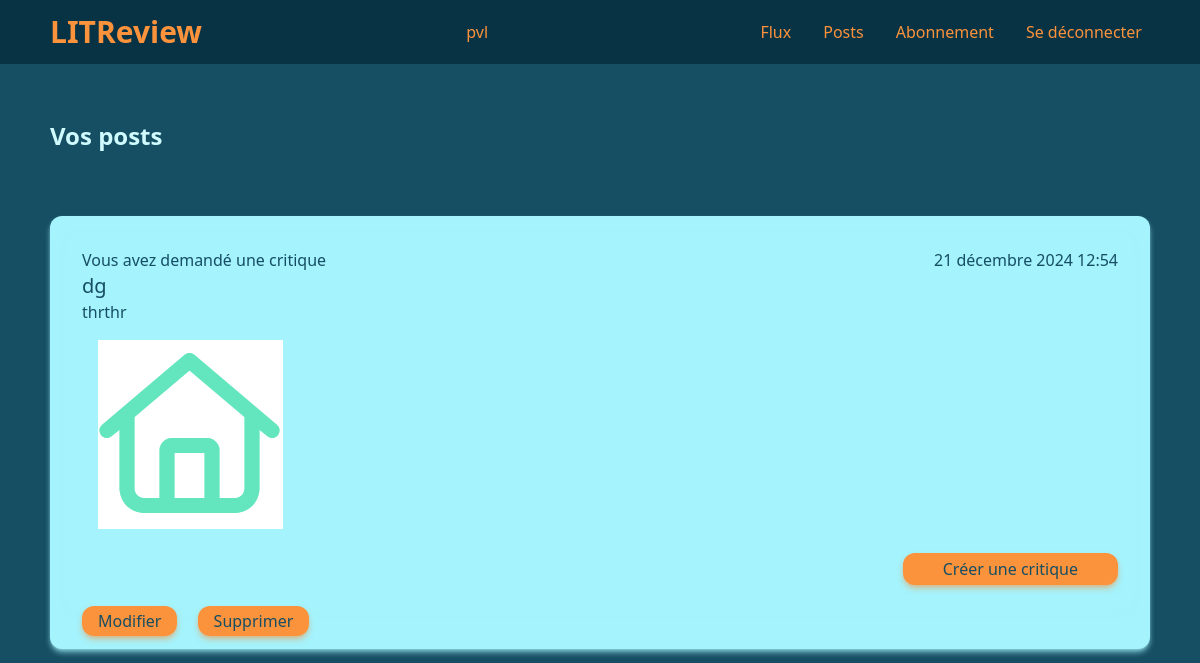
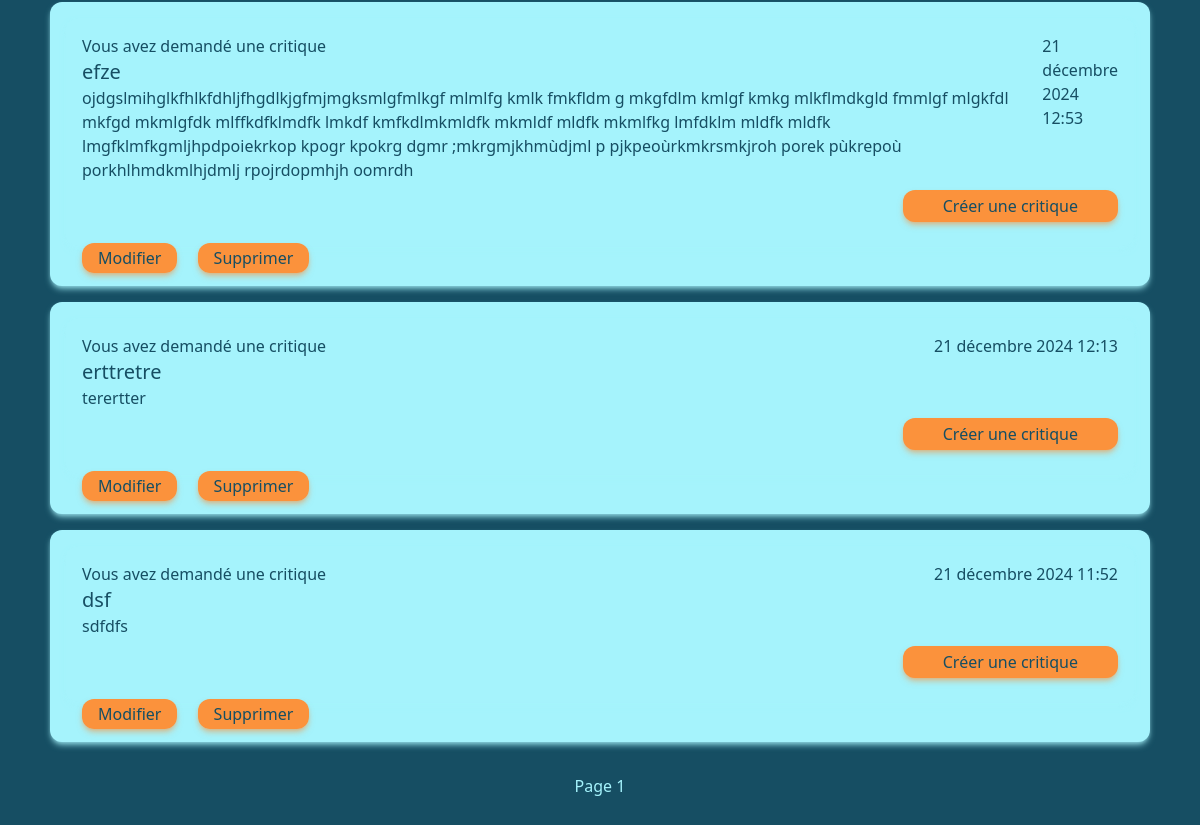
Before: /review/posts/ (signed in) with the older database file (2 pictures, top to bottom).
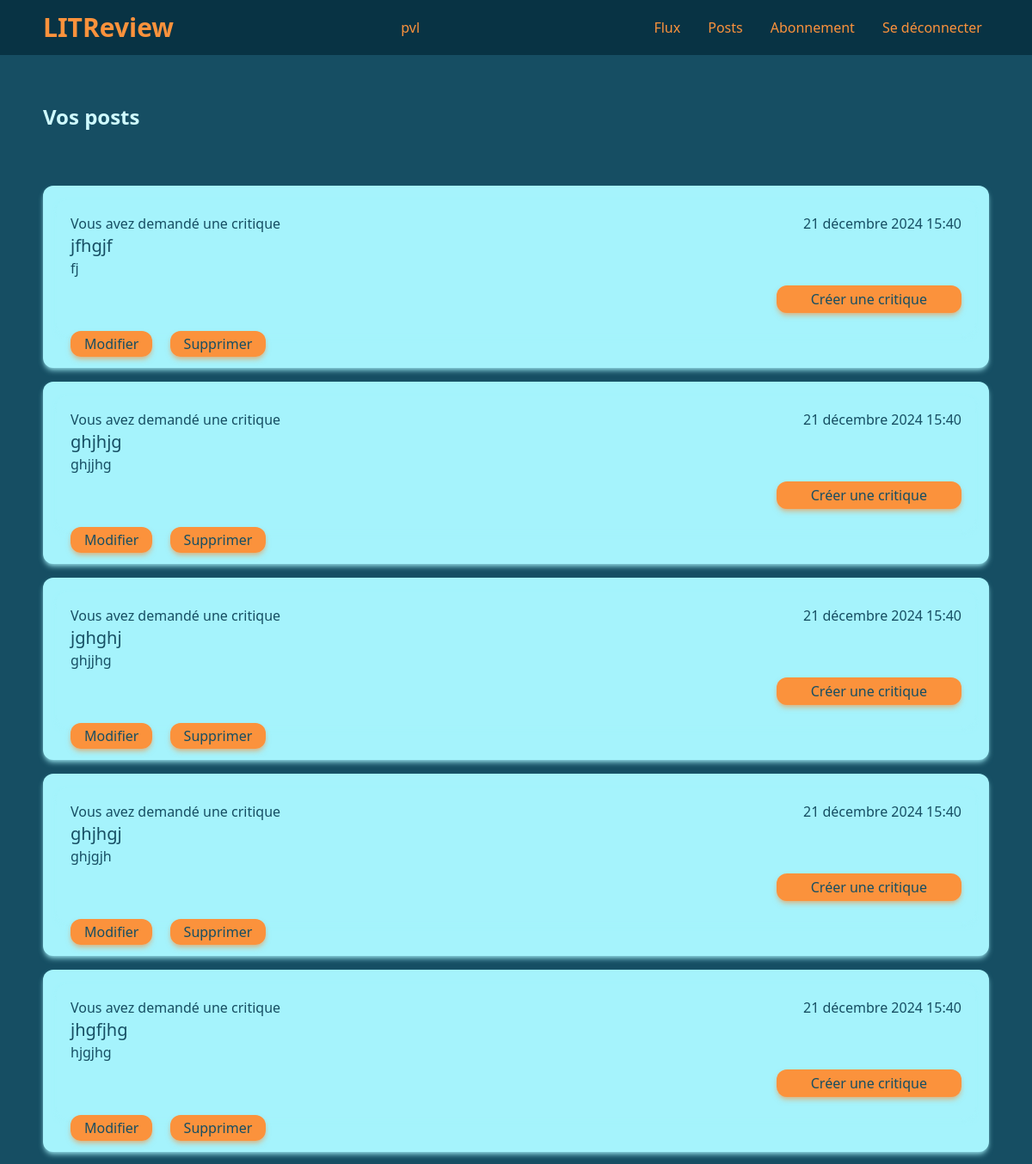
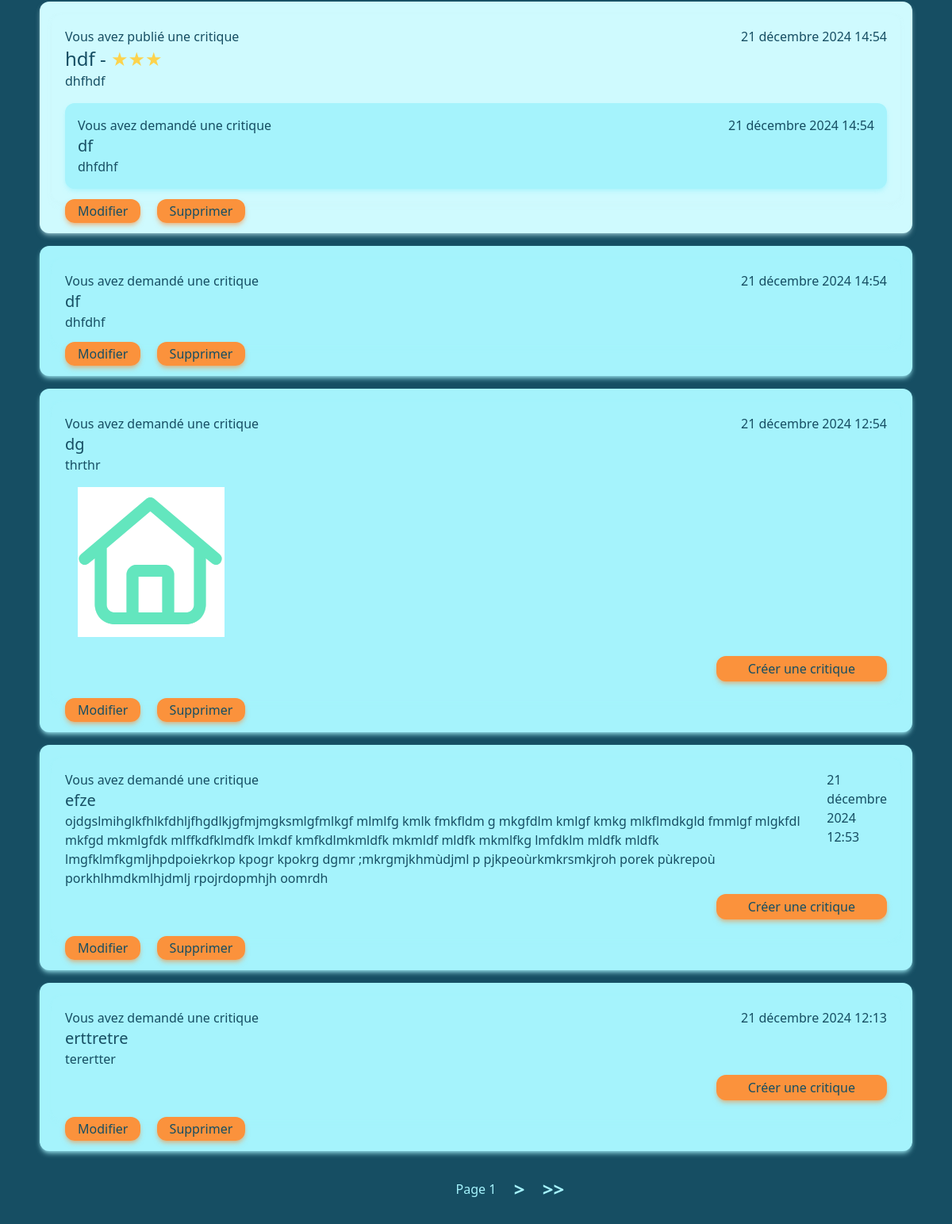
After: the same page with the newer database file (2 pictures, top to bottom).
### review/models.py (models this page shows, shortened)
class Ticket(models.Model):
    title = models.CharField(max_length=128)
    description = models.CharField(max_length=2048, blank=True)
    user = models.ForeignKey(to=settings.AUTH_USER_MODEL, on_delete=models.CASCADE)
    image = models.ImageField(null=True, blank=True)
    time_created = models.DateTimeField(auto_now_add=True)
    response = models.BooleanField(default=False)

class Review(models.Model):
    ticket = models.ForeignKey(to=Ticket, on_delete=models.CASCADE)
    rating = models.PositiveSmallIntegerField(validators=[MinValueValidator(0), MaxValueValidator(5)])
    headline = models.CharField(max_length=128)
    body = models.CharField(max_length=8192, blank=True)
    user = models.ForeignKey(to=settings.AUTH_USER_MODEL, on_delete=models.CASCADE)
    time_created = models.DateTimeField(auto_now_add=True)

### review/views.py (the view)
# urls.py: path('posts/', views.PostsView.as_view(), name='posts'),
class PostsView(LoginRequiredMixin, View):
    template = 'review/posts.html'
    ticket_class = models.Ticket
    review_class = models.Review
    POST_PER_PAGE = 10
    def get(self, request):
        tickets = self.ticket_class.objects.filter(user=request.user)
        tickets = tickets.annotate(content_type=Value('TICKET', CharField()))
        reviews = self.review_class.objects.filter(user=request.user)
        reviews = reviews.annotate(content_type=Value('REVIEW', CharField()))
        posts = sorted(
            chain(tickets, reviews),
            key=lambda post: post.time_created,
            reverse=True
        )
        paginator = Paginator(posts, self.POST_PER_PAGE)
        page_number = request.GET.get('page')
        page_obj = paginator.get_page(page_number)
        return render(request, self.template, context={'posts': page_obj})

### review/templates/review/posts.html
{% extends 'base.html' %}
{% block content %}
    <div class="flex items-center w-full h-40">
        <h2>Vos posts</h2>
    </div>
    <div flex class="flex flex-col gap-4 w-full">
        {% for post in posts %}
            {% if post.content_type == 'TICKET' %}
                <div class="card-medium p-4">
                    {% include 'review/partials/ticket_snippet.html' %}
            {% elif post.content_type == 'REVIEW' %}
                <div class="card-light p-4">
                    {% include 'review/partials/review_snippet.html' %}
            {% endif %}
                    <a href="{% url 'update' content_type=post.content_type|lower id=post.id %}"
                    class="btn px-4 py-1 m-4">Modifier</a>
                    <a href="{% url 'post_delete' content_type=post.content_type|lower id=post.id %}"
                    class="btn px-4 py-1">Supprimer</a>
                </div>
        {% endfor %}
    </div>
    {% include 'review/partials/page_nav.html' %}
{% endblock %}

### review/templates/review/partials/ticket_snippet.html
{% load tz %}
<div class="card-medium p-4">
    <div class="flex justify-between">
        <div>
            {% if post.user == user %}
            <p>Vous avez demandé une critique</p>
            {% else %}
            <p>{{ post.user }} a demandé une critique</p>
            {% endif %}
            <p class="text-xl">{{ post.title }}</p>
            <p>{{ post.description }}</p>
        </div>
        <p>{{ post.time_created|timezone:"Europe/Paris" }}</p>
    </div>
    {% if post.image %}
    <img src="{{ post.image.url }}" class="p-4">
    {% endif %}
    {% if not post.response %}
    <div class="flex justify-end items-center h-12 w-full">
        <a href="{% url 'ticket_response' id=post.id %}" class="btn px-10 py-1">Créer une critique</a>
    </div>
    {% endif %}
</div>

### review/templates/review/partials/review_snippet.html
{% load tz %}
{% load mathfilters %}
<div class="card-light flex flex-col p-4 gap-4">
    <div class="flex justify-between">
        <div class="">
            {% if post.user == user %}
            <p>Vous avez publié une critique</p>
            {% else %}
            <p>{{ post.user }} a publié une critique</p>
            {% endif %}
            <p class="text-2xl">{{ post.headline }} - <span class="text-amber-300">{{ '★'|mul:post.rating }}</span></p>
            <p>{{ post.body }}</p>
        </div>
        <p>{{ post.time_created|timezone:"Europe/Paris" }}</p>
    </div>
    {% with post=post.ticket %}
        {% include 'review/partials/ticket_snippet.html' %}
    {% endwith %}
</div>

Changed rows visible on the page:
no longer on this page (row unchanged): Ticket: shows "Vous avez demandé une critique", title "dsf", description "sdfdfs", time_created "21 décembre 2024 11:52", response "Créer une critique"
added Ticket: shows "Vous avez demandé une critique", title "jfhgjf", description "fj", time_created "21 décembre 2024 15:40", response "Créer une critique"
added Ticket: shows "Vous avez demandé une critique", title "ghjhjg", description "ghjjhg", time_created "21 décembre 2024 15:40", response "Créer une critique"
added Ticket: shows "Vous avez demandé une critique", title "jghghj", description "ghjjhg", time_created "21 décembre 2024 15:40", response "Créer une critique"
added Ticket: shows "Vous avez demandé une critique", title "ghjhgj", description "ghjgjh", time_created "21 décembre 2024 15:40", response "Créer une critique"
added Ticket: shows "Vous avez demandé une critique", title "jhgfjhg", description "hjgjhg", time_created "21 décembre 2024 15:40", response "Créer une critique"
added Review: shows "Vous avez publié une critique", headline "hdf", rating "★★★", body "dhfhdf", time_created "21 décembre 2024 14:54", title "df", description "dhfdhf"
added Ticket: shows "Vous avez demandé une critique", title "df", description "dhfdhf", time_created "21 décembre 2024 14:54"
